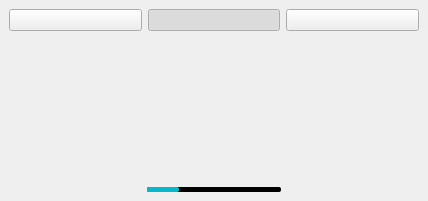
<?xml version="1.0" encoding="UTF-8"?>
<ui version="4.0">
 <class>MenuFooter</class>
 <widget class="QWidget" name="MenuFooter">
  <property name="geometry">
   <rect>
    <x>0</x>
    <y>0</y>
    <width>428</width>
    <height>201</height>
   </rect>
  </property>
  <property name="windowTitle">
   <string>Form</string>
  </property>
  <layout class="QVBoxLayout" name="verticalLayout">
   <property name="spacing">
    <number>0</number>
   </property>
   <property name="leftMargin">
    <number>0</number>
   </property>
   <property name="topMargin">
    <number>0</number>
   </property>
   <property name="rightMargin">
    <number>0</number>
   </property>
   <property name="bottomMargin">
    <number>0</number>
   </property>
   <item>
    <widget class="KelGuiWidget" name="Background">
     <property name="cssStyle">
      <string>footer backgroundcolor</string>
     </property>
     <layout class="QVBoxLayout" name="verticalLayout_2">
      <item>
       <layout class="QHBoxLayout" name="horizontalLayout">
        <item>
         <widget class="KelGuiPushButton" name="btnSettings">
          <property name="checkable">
           <bool>true</bool>
          </property>
          <property name="style">
           <enum>KelGuiPushButton::Settings</enum>
          </property>
         </widget>
        </item>
        <item>
         <widget class="KelGuiPushButton" name="btnConnection">
          <property name="checkable">
           <bool>true</bool>
          </property>
          <property name="checked">
           <bool>true</bool>
          </property>
          <property name="style">
           <enum>KelGuiPushButton::Connection</enum>
          </property>
         </widget>
        </item>
        <item>
         <widget class="KelGuiPushButton" name="btnAccaunt">
          <property name="checkable">
           <bool>true</bool>
          </property>
          <property name="style">
           <enum>KelGuiPushButton::Account</enum>
          </property>
         </widget>
        </item>
       </layout>
      </item>
      <item>
       <spacer name="verticalSpacer">
        <property name="orientation">
         <enum>Qt::Vertical</enum>
        </property>
        <property name="sizeHint" stdset="0">
         <size>
          <width>20</width>
          <height>40</height>
         </size>
        </property>
       </spacer>
      </item>
      <item>
       <layout class="QHBoxLayout" name="horizontalLayout_2">
        <item>
         <widget class="QProgressBar" name="progress">
          <property name="styleSheet">
           <string notr="true">*
{
background-color: #000000;
border-radius: 2px;
max-width: 134px;
max-height: 5px;
}

*::chunk
{
background-color: #05B8CC;
border-radius: 2px;
}</string>
          </property>
          <property name="value">
           <number>24</number>
          </property>
          <property name="textVisible">
           <bool>false</bool>
          </property>
         </widget>
        </item>
       </layout>
      </item>
     </layout>
    </widget>
   </item>
  </layout>
 </widget>
 <customwidgets>
  <customwidget>
   <class>KelGuiPushButton</class>
   <extends>QPushButton</extends>
   <header>kelguipushbutton.h</header>
  </customwidget>
  <customwidget>
   <class>KelGuiWidget</class>
   <extends>QWidget</extends>
   <header>kelguiwidget.h</header>
   <container>1</container>
  </customwidget>
 </customwidgets>
 <resources/>
 <connections/>
</ui>
